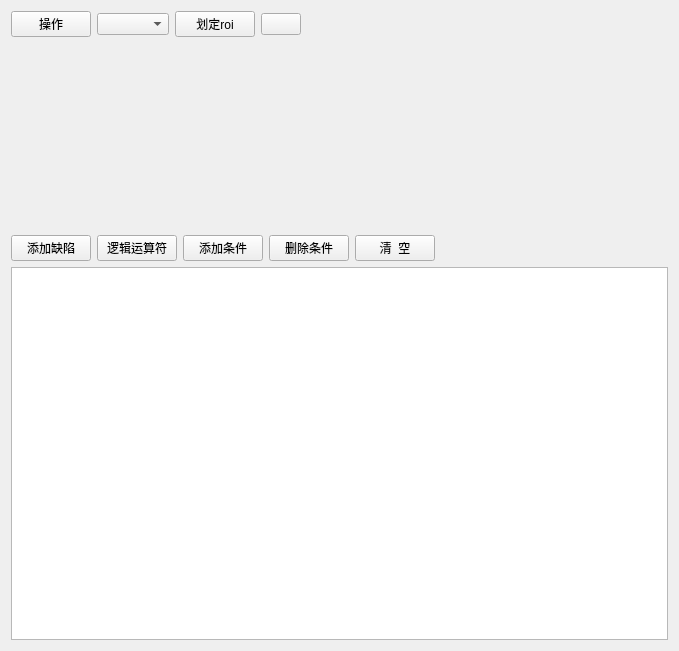
<?xml version="1.0" encoding="UTF-8"?>
<ui version="4.0">
 <class>ProductLevelSettingWidget</class>
 <widget class="QWidget" name="ProductLevelSettingWidget">
  <property name="geometry">
   <rect>
    <x>0</x>
    <y>0</y>
    <width>679</width>
    <height>651</height>
   </rect>
  </property>
  <property name="windowTitle">
   <string>ProductLevelSettingWidget</string>
  </property>
  <layout class="QVBoxLayout" name="verticalLayout" stretch="0,1,0,2">
   <item>
    <layout class="QHBoxLayout" name="horizontalLayout_2" stretch="0,0,0,0,1">
     <item>
      <widget class="QPushButton" name="btn_operator">
       <property name="text">
        <string>操作</string>
       </property>
      </widget>
     </item>
     <item>
      <widget class="QComboBox" name="combo_roi"/>
     </item>
     <item>
      <widget class="QPushButton" name="btn_roi">
       <property name="text">
        <string>划定roi</string>
       </property>
       <property name="checkable">
        <bool>true</bool>
       </property>
      </widget>
     </item>
     <item>
      <widget class="QPushButton" name="btn_roi_color">
       <property name="text">
        <string/>
       </property>
      </widget>
     </item>
     <item>
      <widget class="QLabel" name="label_roi">
       <property name="text">
        <string/>
       </property>
       <property name="alignment">
        <set>Qt::AlignCenter</set>
       </property>
      </widget>
     </item>
    </layout>
   </item>
   <item>
    <widget class="CheckSurfaceRoiWidget" name="roi_widget" native="true"/>
   </item>
   <item>
    <layout class="QHBoxLayout" name="horizontalLayout">
     <item>
      <widget class="QPushButton" name="button_add_defect">
       <property name="text">
        <string>添加缺陷</string>
       </property>
      </widget>
     </item>
     <item>
      <widget class="QPushButton" name="button_logic">
       <property name="text">
        <string>逻辑运算符</string>
       </property>
      </widget>
     </item>
     <item>
      <widget class="QPushButton" name="button_expression">
       <property name="text">
        <string>添加条件</string>
       </property>
      </widget>
     </item>
     <item>
      <widget class="QPushButton" name="button_delete">
       <property name="text">
        <string>删除条件</string>
       </property>
      </widget>
     </item>
     <item>
      <widget class="QPushButton" name="button_clear">
       <property name="text">
        <string>清  空</string>
       </property>
      </widget>
     </item>
     <item>
      <spacer name="horizontalSpacer">
       <property name="orientation">
        <enum>Qt::Horizontal</enum>
       </property>
       <property name="sizeHint" stdset="0">
        <size>
         <width>40</width>
         <height>20</height>
        </size>
       </property>
      </spacer>
     </item>
    </layout>
   </item>
   <item>
    <widget class="QTreeWidget" name="tree_rule">
     <property name="editTriggers">
      <set>QAbstractItemView::NoEditTriggers</set>
     </property>
     <property name="selectionBehavior">
      <enum>QAbstractItemView::SelectItems</enum>
     </property>
     <property name="headerHidden">
      <bool>true</bool>
     </property>
     <property name="columnCount">
      <number>2</number>
     </property>
     <column>
      <property name="text">
       <string notr="true">1</string>
      </property>
     </column>
     <column>
      <property name="text">
       <string notr="true">2</string>
      </property>
     </column>
    </widget>
   </item>
  </layout>
 </widget>
 <layoutdefault spacing="6" margin="11"/>
 <customwidgets>
  <customwidget>
   <class>CheckSurfaceRoiWidget</class>
   <extends>QWidget</extends>
   <header>checksurfaceroiwidget.h</header>
   <container>1</container>
  </customwidget>
 </customwidgets>
 <resources/>
 <connections/>
</ui>
